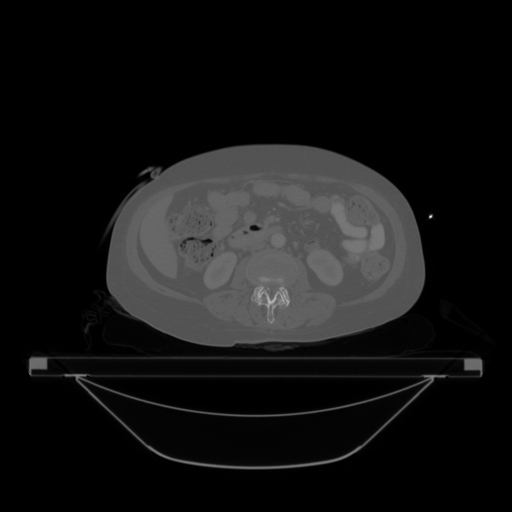
#> input picture Materials/gt.tif, 512 x 512 px
$ python DirectionalDecomposition.py
#> lines starting #> are read from the running program, lines starting #| are printed output that depends on the picture; after the words box and inside, x2 and y2 are one past the last pixel; in counts of white or black regions, pixels touching at a corner belong together
### Algorithms/GeometricMasks.py
import numpy as np

# [21 lines left out: function ring_mask, not called in this run]

def pie_section_mask(im, end_theta, start_theta):
    assert isinstance(im, np.ndarray) or isinstance(im, list), "First argument should be " \
                                                            "list or a numpy array!"
    assert end_theta > start_theta
    # assert 0 < end_theta <= np.pi and 0 <= start_theta < np.pi

    if isinstance(im, np.ndarray):
        s = im.shape
    else:
        assert len(im) == 2
        s = list(im)

    # Define pie-section under

    x, y = np.meshgrid(np.arange(s[0]), np.arange(s[1]))
    x = x.astype('float')
    y = y.astype('float')
    cent = np.array([(s[0]-1) / 2., (s[1]-1)/2.])

    theta = np.arctan2(y-cent[0], x-cent[1]) % np.pi

    mask = ((start_theta <= theta)  & (theta <= end_theta)) | \
           ((start_theta - np.pi  <= theta) & (theta <= end_theta - np.pi)) | \
           ((start_theta + np.pi  <= theta) & (theta <= end_theta + np.pi))
    return mask

### FourierPolarTransform/DirectionalDecomposition.py
from imageio import imread
from numpy.fft import fft2, ifft2, fftshift
import numpy as np

from Algorithms.PolarTransform import pol2cart_2d, cart2pol_2d
from Algorithms.GeometricMasks import pie_section_mask
import matplotlib.pyplot as plt


def main():
    gt = imread("../Materials/gt.tif")
#> gt is the input picture: shape (512, 512) int32; min -1000, max 1735, mean -779.6
    im = imread("../Materials/s0.tif")
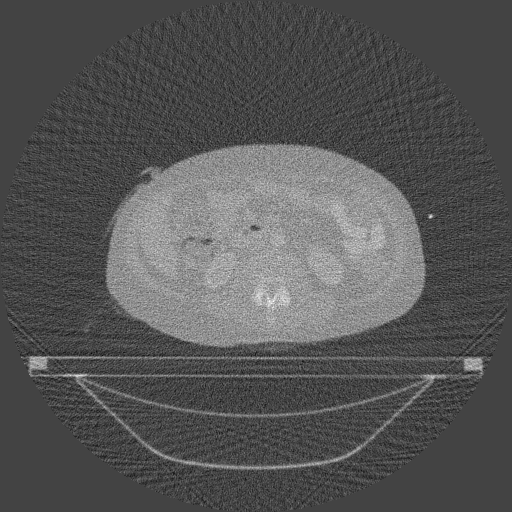
#> input picture Materials/s0.tif, 512 x 512 px
#> im is the input picture: shape (512, 512) int32; min -1812, max 1245, mean -780.1

    # Fourier transform
    fftgt = fftshift(fft2(gt))
    fftim = fftshift(fft2(im))

    # Masking
    # ringmask = ring_mask(fftgt, 160, 80)
    # fftim[np.invert(ringmask)] = np.complex(0, 0)
    # fftgt[np.invert(ringmask)] = np.complex(0, 0)
    maskangles = np.linspace(0, 180, 9)[:-1]
    maskangles = np.deg2rad(maskangles)
    fgt = [masking(fftgt, i, np.deg2rad(180/8.)) for i in maskangles]
#> in pie_section_mask, `mask = ((start_theta <= theta)  & (theta <= end_theta)) | \ ((start_th..`:
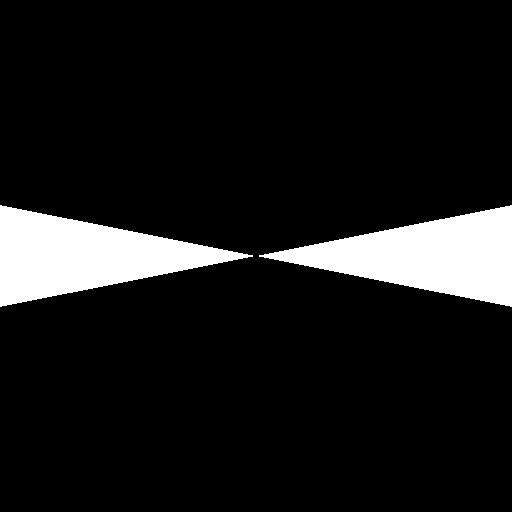
#> mask: shape (512, 512) bool; 9.9% white; 2 white regions, box (x1, y1, x2, y2) and area: (0, 205, 253, 307) 13028, (259, 205, 512, 307) 13028
#> in pie_section_mask (call 2), `mask = ((start_theta <= theta)  & (theta <= end_theta)) | \ ((start_th..`: mask: shape (512, 512) bool; 11.7% white; 2 white regions, box (x1, y1, x2, y2) and area: (0, 85, 255, 256) 15380, (257, 256, 512, 427) 15380
#> in pie_section_mask (call 3), `mask = ((start_theta <= theta)  & (theta <= end_theta)) | \ ((start_th..`: mask: shape (512, 512) bool; 16.6% white; 1 white region, box (x1, y1, x2, y2) and area: (0, 0, 512, 512) 43496
#> in pie_section_mask (call 4), `mask = ((start_theta <= theta)  & (theta <= end_theta)) | \ ((start_th..`: mask: shape (512, 512) bool; 11.7% white; 2 white regions, box (x1, y1, x2, y2) and area: (85, 0, 256, 255) 15380, (256, 257, 427, 512) 15380
#> in pie_section_mask (call 5), `mask = ((start_theta <= theta)  & (theta <= end_theta)) | \ ((start_th..`:
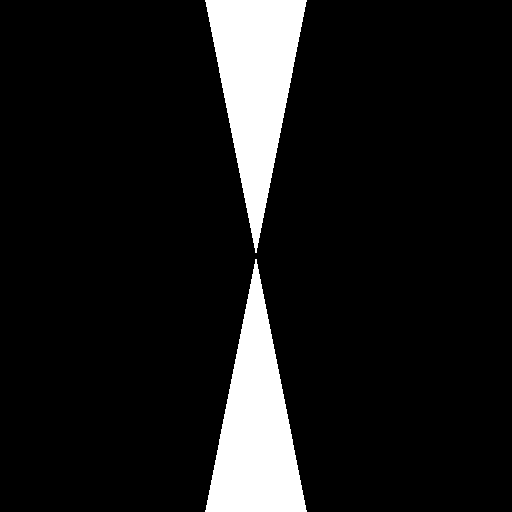
#> mask: shape (512, 512) bool; 9.9% white; 2 white regions, box (x1, y1, x2, y2) and area: (205, 0, 307, 253) 13028, (205, 259, 307, 512) 13028
#> in pie_section_mask (call 6), `mask = ((start_theta <= theta)  & (theta <= end_theta)) | \ ((start_th..`:
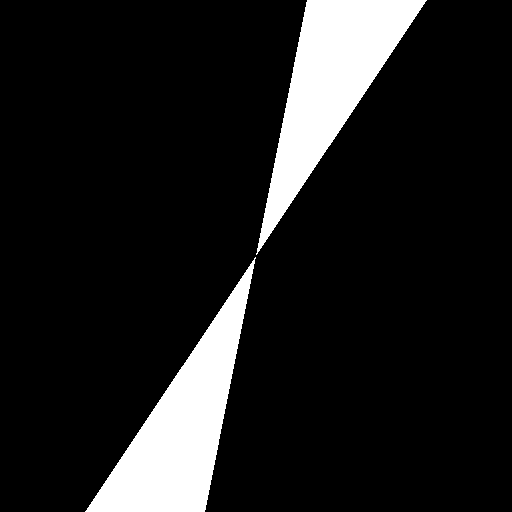
#> mask: shape (512, 512) bool; 11.7% white; 2 white regions, box (x1, y1, x2, y2) and area: (256, 0, 427, 255) 15380, (85, 257, 256, 512) 15380
#> in pie_section_mask (call 7), `mask = ((start_theta <= theta)  & (theta <= end_theta)) | \ ((start_th..`:
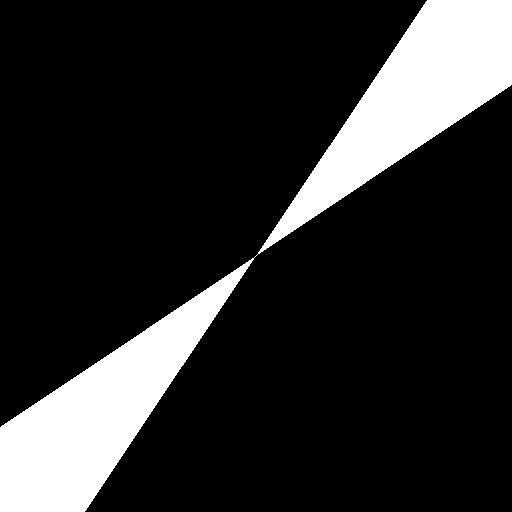
#> mask: shape (512, 512) bool; 16.6% white; 1 white region, box (x1, y1, x2, y2) and area: (0, 0, 512, 512) 43496
#> in pie_section_mask (call 8), `mask = ((start_theta <= theta)  & (theta <= end_theta)) | \ ((start_th..`:
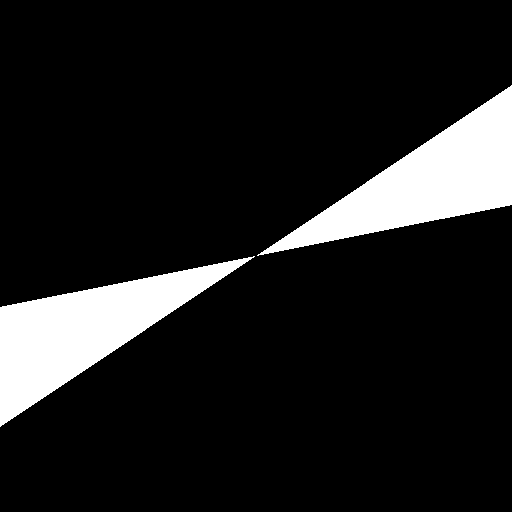
#> mask: shape (512, 512) bool; 11.7% white; 2 white regions, box (x1, y1, x2, y2) and area: (257, 85, 512, 256) 15380, (0, 256, 255, 427) 15380
#> fgt = 8 items
    fim = [masking(fftim, i, np.deg2rad(180/8.)) for i in maskangles]
#> fim = 8 items


    ifftim = ifft2(fftshift(fftim))
    fft_ifft_im = fft2(ifftim)

    # [5 lines of commented-out code are left out]

    fig, subplots= plt.subplots(3, len(maskangles) + 1)
    for i in xrange(len(maskangles)):
        subplots[0][i].imshow(np.real(ifft2(fftshift(fgt[i][0]))), cmap="jet", vmin=-2E2, vmax=2E2)
        subplots[1][i].imshow(np.real(ifft2(fftshift(fim[i][0]))), cmap="jet", vmin=-2E2, vmax=2E2)
        subplots[2][i].imshow(np.abs(fim[i][0]), cmap="jet", vmin=0, vmax=1E5)
        subplots[0][i].axis('off')
        subplots[1][i].axis('off')
        subplots[2][i].axis('off')

    # Merge all back together
    sumFgt = np.stack(fgt)[:,0].sum(axis=0)
    sumFim = np.stack(fim)[:,0].sum(axis=0)
    subplots[0][len(maskangles + 1)].imshow(np.real(ifft2(fftshift(sumFgt))))
    subplots[1][len(maskangles + 1)].imshow(np.real(ifft2(fftshift(sumFim))))
    subplots[2][len(maskangles + 1)].imshow(np.abs(sumFim), vmin=0, vmax=1E5)
    subplots[0][len(maskangles + 1)].axis('off')
    subplots[1][len(maskangles + 1)].axis('off')
    subplots[2][len(maskangles + 1)].axis('off')

    plt.show()
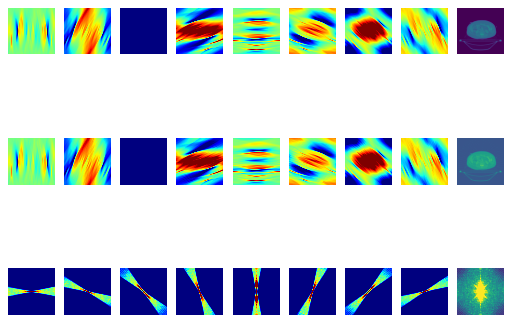
#> figure drawn by matplotlib, 27 panels

def masking(im, angle, width):
    assert isinstance(im, np.ndarray)

    outim = np.copy(im)
    piemask = pie_section_mask(outim, angle + width/2., angle - width/2.)
    outim[np.invert(piemask)] = np.complex(0,0)
    return outim, piemask

if __name__ == '__main__':
    main()
    # pie_section_mask([512,512], np.deg2rad(30), np.deg2rad(15))
